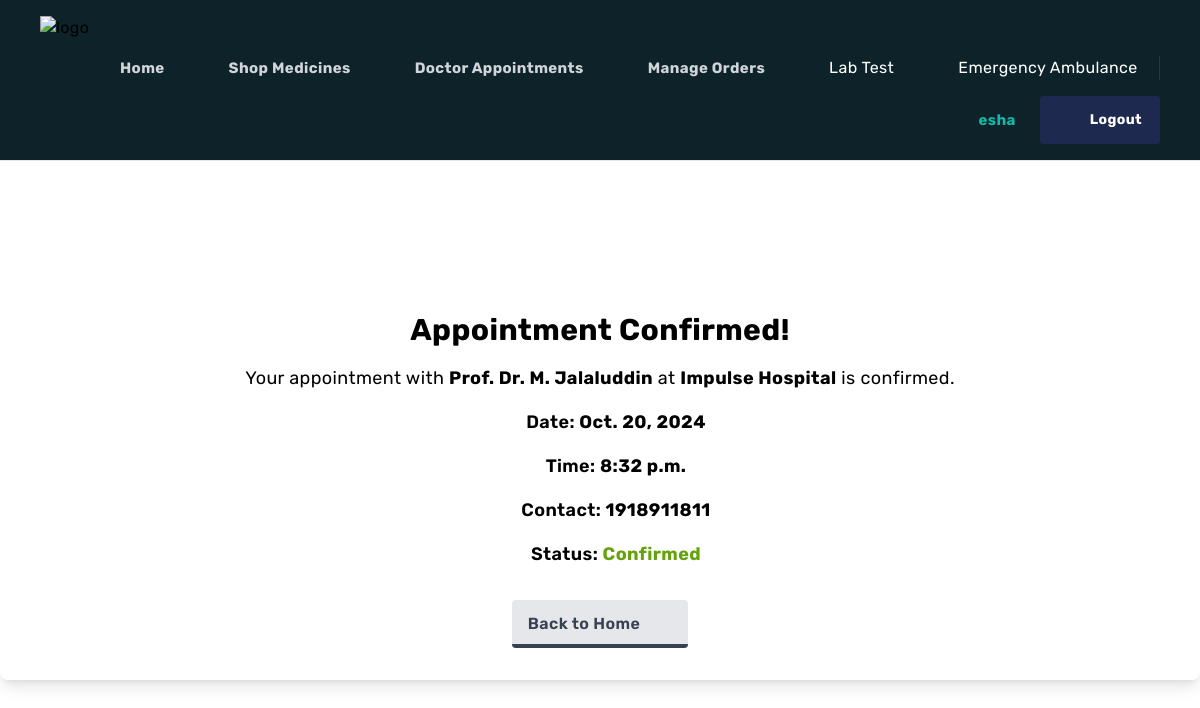
Screenshot of /appointment_confirmation/1/ (signed in) with the database file from the repository.
### hospital/models.py (models this page shows, shortened)
class Appointment (models.Model):
    patient = models.ForeignKey(User, on_delete=models.CASCADE, related_name='appointments')
    doctor = models.ForeignKey(Doctor, on_delete=models.CASCADE, related_name='appointments')
    hospital = models.ForeignKey(Hospital, on_delete=models.CASCADE, related_name='appointments')
    schedule = models.ForeignKey(Schedule, on_delete=models.CASCADE, related_name='appointments')
    patient_contact = models.IntegerField()
    date = models.DateField()
    time = models.TimeField()
    STATUS_CHOICES = [
    ('pending', 'Pending'),
    ('confirmed', 'Confirmed'),
    ('cancelled', 'Cancelled')
    ]
    status = models.CharField(max_length=10, choices=STATUS_CHOICES, default='pending')
    created_at = models.DateTimeField(auto_now_add=True)

class Doctor(models.Model):
    name = models.CharField(max_length=255)
    specialty = models.CharField(max_length=255)
    qualifications = models.TextField()
    image = models.ImageField(upload_to='doctors/')

class Hospital(models.Model):
    doctor = models.ManyToManyField(Doctor, related_name='hospitals')
    name = models.CharField(max_length=255)
    address = models.CharField(max_length=255)
    phone = models.CharField(max_length=20)
    logo = models.ImageField(upload_to='hospitals/')

### hospital/views.py (the view)
# urls.py: path('appointment_confirmation/<int:appointment_id>/', appointment_confirmation, name='appointment_confirmation'),
@login_required(login_url='login')
def appointment_confirmation(request, appointment_id):
    appointment = get_object_or_404(Appointment, id=appointment_id)
    return render(request, 'appointment_confirmation.html', {'appointment': appointment})

### templates/appointment_confirmation.html (shortened to what this page needs)
{% extends "base.html" %}
{% block content %}
<div class="max-w-7xl mx-auto py-12 min-h-screen">
    <div class="p-8 bg-white rounded-lg shadow-lg text-center">
        <box-icon name='check' color='#4caf50' size='lg' class='mb-4'></box-icon>
        <h2 class="text-3xl font-bold mb-4">Appointment Confirmed!</h2>
        <p class="text-lg mb-4">Your appointment with <strong>{{ appointment.doctor.name }}</strong> at <strong>{{ appointment.hospital.name }}</strong> is confirmed.</p>
        <div class="flex flex-col items-center space-y-4">
            <div class="flex items-center space-x-2">
                <box-icon name='calendar' color='#4fd1c5'></box-icon>
                <p class="text-lg font-semibold">Date: <span class="font-bold">{{ appointment.date }}</span></p>
            </div>
            <div class="flex items-center space-x-2">
                <box-icon name='timer' color='#4fd1c5'></box-icon>
                <p class="text-lg font-semibold">Time: <span class="font-bold">{{ appointment.time }}</span></p>
            </div>
            <div class="flex items-center space-x-2">
                <box-icon name='phone' color='#4fd1c5'></box-icon>
                <p class="text-lg font-semibold">Contact: <span class="font-bold">{{ appointment.patient_contact }}</span></p>
            </div>
            <div class="flex items-center space-x-2">
                <box-icon name='info-circle' color='#4fd1c5'></box-icon>
                <p class="text-lg font-semibold">Status: <span class="font-bold text-lime-600">{{ appointment.get_status_display }}</span></p>
            </div>
        </div>
        <div class="flex justify-center space-x-4 mt-8">
            <a href="{% url 'home' %}" class="relative inline-flex items-center justify-start py-3 pl-4 pr-12 overflow-hidden font-semibold text-gray-700 transition-all duration-150 ease-in-out rounded hover:pl-10 hover:pr-6 bg-gray-200 group">
                <span class="absolute bottom-0 left-0 w-full h-1 transition-all duration-150 ease-in-out bg-gray-700 group-hover:h-full"></span>
                <span class="absolute right-0 pr-4 duration-200 ease-out group-hover:translate-x-12">
                    <box-icon name='home' color='#000' class='w-5 h-5'></box-icon>
                </span>
                <span class="relative w-full text-left transition-colors duration-200 ease-in-out group-hover:text-white">Back to Home</span>
            </a>
        </div>
    </div>
</div>
{% endblock %}

### templates/base.html (shortened to what this page needs)
<!DOCTYPE html>
<html lang="en">
<head>
    <script src="https://cdn.tailwindcss.com"></script>
</head>
<body class="tracking-wide">
    <header class='flex border-b py-4 px-4 sm:px-10 bg-[#0d2329] min-h-[70px] tracking-wide relative z-50 sticky top-0'>
        <div class='flex flex-wrap items-center gap-4 w-full'>
            <a href="{% url 'home' %}">
                <img src="https://i.postimg.cc/3xGXxqt8/E-care-3-Final.png" alt="logo" class='w-36' />
            </a>
            <div id="collapseMenu"
                class='lg:!flex lg:flex-auto lg:ml-12 max-lg:hidden max-lg:before:fixed max-lg:before:bg-black max-lg:before:opacity-50 max-lg:before:inset-0 max-lg:before:z-50'>
                <div
                    class="lg:!flex lg:flex-auto max-lg:fixed max-lg:bg-white max-lg:w-1/2 max-lg:min-w-[300px] max-lg:top-0 max-lg:left-0 max-lg:p-6 max-lg:h-full max-lg:shadow-md max-lg:overflow-auto z-50">
                    <ul class='lg:flex lg:gap-x-8 max-lg:space-y-2'>
                        <li class='max-lg:border-b max-lg:py-3'>
                            <a href="{% url 'home' %}"
                                class='hover:text-teal-500 text-gray-300 block font-bold text-[15px] flex items-center'>
                                <box-icon name='home' color='#fff' class='mr-2'></box-icon> Home
                            </a>
                        </li>
                        <li class='max-lg:border-b max-lg:py-3'>
                            <a href="{% url 'shopmedicine' %}"
                                class='hover:text-teal-500 text-gray-300 block font-bold text-[15px] flex items-center'>
                                <box-icon name='store' color='#fff' class='mr-2'></box-icon> Shop Medicines
                            </a>
                        </li>
                        <li class='max-lg:border-b max-lg:py-3'>
                            <a href="{% url 'appointments' %}"
                                class='hover:text-teal-500 text-gray-300 block font-bold text-[15px] flex items-center'>
                                <box-icon name='calendar' color='#fff' class='mr-2'></box-icon> Doctor Appointments
                            </a>
                        </li>
                        <li class='max-lg:border-b max-lg:py-3'>
                            <a href="{% url 'manage_orders' %}"
                                class='hover:text-teal-500 text-gray-300 block font-bold text-[15px] flex items-center'>
                                <box-icon name='cart' color='#fff' class='mr-2'></box-icon> Manage Orders
                            </a>
                        </li>
                        <li>
                            <a href="{% url 'lab_tests' %}"
                                class="flex items-center space-x-2 text-white hover:text-teal-400">
                                <box-icon name='vial' color='#fff'></box-icon><span>Lab Test</span>
                            </a>
                        </li>
                        <li>
                            <a href="{% url 'emergency_ambulance' %}"
                                class="flex items-center space-x-2 text-white hover:text-teal-400">
                                <box-icon name='ambulance' type='solid' color='#ffffff'></box-icon><span>Emergency Ambulance</span>
                            </a>
                        </li>
                    </ul>
                </div>
            </div>
            <div class='flex items-center ml-auto space-x-6'>
                {% if user.is_authenticated %}
                  <a href="{% url 'user_profile' %}" class='text-teal-500 text-gray-200 block font-bold text-[15px] flex items-center'>
                    <box-icon name='user' color='#fff' class='mr-2'></box-icon>
                    {{ user.username }}
                </a>
                  <form action="{% url 'logout' %}" method="post">
                    <button type="submit"
                      class='px-4 py-2.5 text-sm rounded font-bold text-white border-2 border-[#1d294f] bg-[#1d294f] transition-all ease-in-out duration-300 hover:bg-transparent hover:text-teal-400 flex items-center'>
                      <box-icon name='log-out' color='#fff' class='mr-2'></box-icon>
                      Logout
                    </button>
                  </form>
                {% endif %}
              </div>
    </header>
    {% block content %}{% endblock %}
</body>
</html>

### templates/base.html (style rules this page uses)
body { font-family: "Rubik", sans-serif; }

### rows the page displays
Appointment: doctor.name "Prof. Dr. M. Jalaluddin", hospital.name "Impulse Hospital", date "Oct. 20, 2024", time "8:32 p.m.", patient_contact "1918911811", status "Confirmed"

### other values shown
{{ user.username }} "esha"
